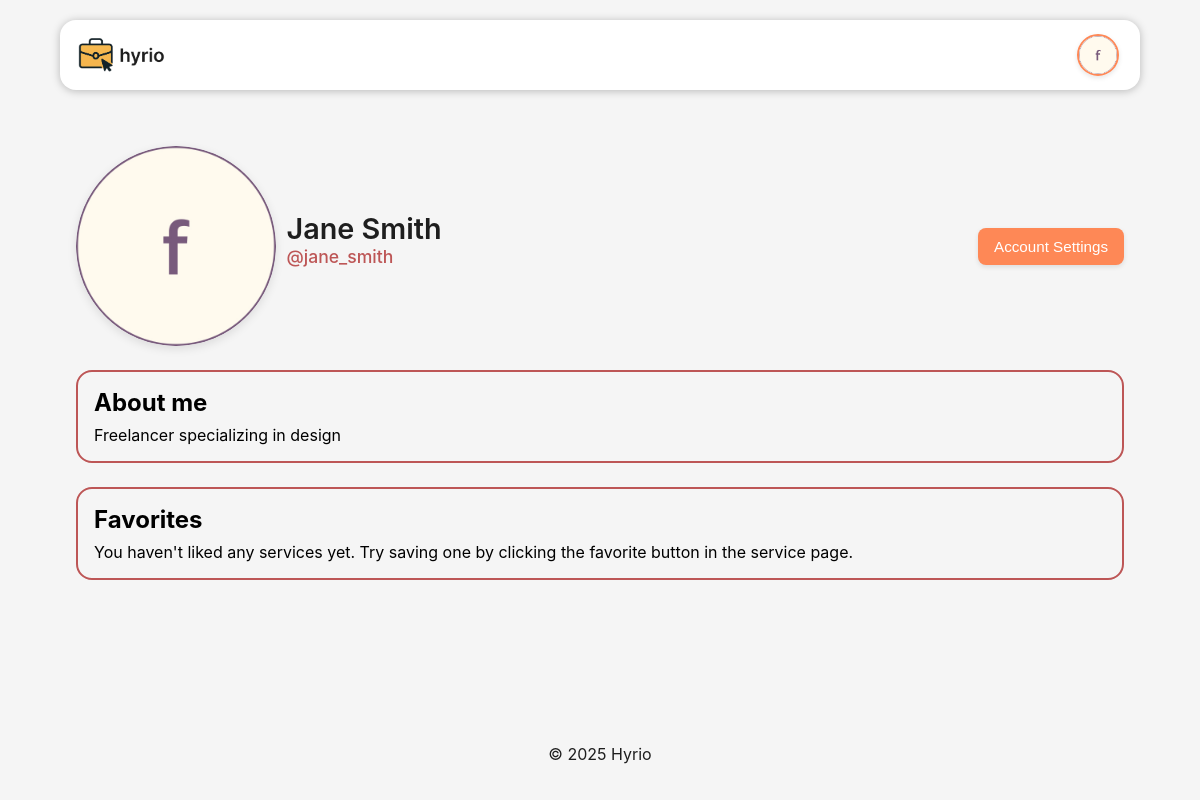
Screenshot of /pages/profile.php?username=jane_smith (signed in) with the database file from the repository.
### tables this page shows
CREATE TABLE users (
  id INTEGER PRIMARY KEY,
  name VARCHAR(255) NOT NULL,
  username VARCHAR(255) NOT NULL UNIQUE,
  password TEXT NOT NULL,  -- Use bcrypt for hashing
  email VARCHAR(255) NOT NULL UNIQUE,
  role VARCHAR(50) NOT NULL CHECK (role IN ('user', 'freelancer', 'admin')),
  profile_pic TEXT NOT NULL,
  bio TEXT
);

### includes/auth.php (called while the page is built, shortened)
<?php
class Auth
{
    private static ?Auth $instance = null;
    public static function getInstance(): Auth
    {
        if (self::$instance === null) {
            self::$instance = new Auth();
        }
        return self::$instance;
    }
    public function getUser()
    {
        return $_SESSION['user'] ?? null;
    }
}

### database/classes/user.php (called while the page is built, shortened)
<?php
class User
{
    private int $id;
    private string $name;
    private string $username;
    private string $profilePic;
    private string $bio;
    public function __construct(int $id, string $name, string $username, string $email, string $role, string $profilePic, string $bio)
    {
        $this->id = $id;
        $this->name = $name;
        $this->username = $username;
        $this->profilePic = $profilePic;
        $this->bio = $bio;
    }
    public static function getUserByUsername(string $username): ?User
    {
        try {
            $db = Database::getInstance();
            $stmt = $db->prepare('SELECT * FROM users WHERE username = ?');
            $stmt->execute([$username]);
            $user = $stmt->fetch();
            if ($user) {
                return new User($user['id'], $user['name'], $user['username'], $user['email'], $user['role'], $user['profile_pic'], $user['bio']);
            }
            return null;
        } catch (PDOException $e) {
            return null;
        }
    }
    public function getId(): int
    {
        return $this->id;
    }
    public function getName(): string
    {
        return $this->name;
    }
    public function getUsername(): string
    {
        return $this->username;
    }
    public function getProfilePic(): string
    {
        return '/' . $this->profilePic;
    }
    public function getBio(): string
    {
        return $this->bio;
    }
}

### pages/profile.php (the view, shortened to what this page needs)
<?php
require_once(__DIR__ . '/../includes/common.php');
require_once(__DIR__ . '/../database/classes/user.php');
require_once(__DIR__ . '/../components/button/button.php');
require_once(__DIR__ . '/../includes/auth.php');
$user = User::getUserByUsername((string)$_GET['username']);
$loggedInUser = Auth::getInstance()->getUser();
echo '<link rel="stylesheet" href="/css/profile.css">';
drawHeader();
if ($loggedInUser && $loggedInUser['id'] === $user->getId()) {
    require_once(__DIR__ . '/../overlays/account_settings.php');
}
?>
<main class="profile-container">
    <article class="profile">
        <header class="profile-header">
            <?php
            echo '<img src="' . htmlspecialchars($user->getProfilePic()) . '" alt="Profile Picture" class="profile-picture">';
            echo '<h1>' . htmlspecialchars($user->getName()) . '</h1>';
            echo '<p class="profile-username">@' . htmlspecialchars($user->getUsername()) . '</p>';
            if ($loggedInUser && $loggedInUser['id'] === $user->getId()) {
                echo '<div class="profile-actions">';
                echo '<span>Account Settings</span>';
                echo '</div>';
            }
            ?>
        </header>
        <section>
            <h2>About me</h2>
            <?php
            if ($user->getBio() === '') {
                echo '<p>This user has not set a bio yet.</p>';
            } else {
                echo '<p>' . htmlspecialchars($user->getBio()) . '</p>';
            }
            ?>
        </section>
        <?php
        if ($loggedInUser && $loggedInUser['id'] === $user->getId()) {
            echo '<section>';
            echo '<h2>Favorites</h2>';
            echo '<p>You haven\'t liked any services yet. Try saving one by clicking the favorite button in the service page.</p>';
            echo '</section>';
        }
        ?>
    </article>
</main>

### components/navbar/navbar.php (shortened to what this page needs)
<?php
class Navbar
{
  private static $cssIncluded = false;
  public static function includeCSS()
  {
    if (!self::$cssIncluded) {
      echo '<link rel="stylesheet" href="/components/navbar/css/navbar.css">';
      self::$cssIncluded = true;
    }
  }
  public static function render(?int $selectedCategoryId = null)
  {
    self::includeCSS();
    require_once(__DIR__ . '/../button/button.php');
    require_once(__DIR__ . '/../../includes/auth.php');
    ?>
    <header id="menu-header">
      <div class="nav-left">
        <a href="/">
          <img src="/assets/logo.png" alt="Logo">
        </a>
      </div>
      <div class="nav-right">
        <?php
        $user = Auth::getInstance()->getUser();
        if ($user) {
          $profilePic = isset($user['profile_pic']) ? $user['profile_pic'] : 'database/assets/userProfilePic.jpg';
          $profileDropdownId = 'profile_' . uniqid();
          echo '<div class="profile-dropdown">';
          echo '<label for="' . $profileDropdownId . '" class="profile-dropdown-btn">';
          echo '<div class="user-profile">';
          echo '<img src="/' . htmlspecialchars($profilePic) . '" alt="Profile Picture" class="profile-pic" title="' . htmlspecialchars($user['name']) . '">';
          echo '</div>';
          echo '</label>';
          echo '</div>';
        } else {
          Button::start(['variant' => 'primary', 'onClick' => "window.location.href='/pages/login.php'"]);
          echo '<span>Login</span>';
          Button::end();
        }
        ?>
      </div>
    </header>
    <?php
  }
}
?>

### css/style.css (style rules this page uses)
:root { --text: #1e1e1e; --background: whitesmoke; --primary: #fe8856; --secondary: #bd5656; --accent: #944c4c; --shadow: rgba(0, 0, 0, 0.25); background: var(--background); font-family: 'Inter', sans-serif; }
html, body { height: 100%; margin: 0; padding: 0; }
body { display: flex; flex-direction: column; min-height: 100vh; }
main { width: 90%; max-width: 1200px; margin: 20px auto; padding: 16px 16px; box-sizing: border-box; overflow-x: hidden; flex: 1 0 auto; transition: all 0.3s ease-in-out; }

### css/profile.css (style rules this page uses)
.profile-header { display: grid; grid-template-columns: auto 1fr auto; grid-template-rows: 1fr 1fr; column-gap: 1%; }
.profile-picture { width: 200px; border-radius: 50%; box-shadow: 0 3px 10px rgba(0, 0, 0, 0.1); transition: transform 0.3s ease; grid-column: 1; grid-row: 1 / span 2; }
.profile-header h1 { margin: 0; font-size: 1.8em; font-weight: 600; color: var(--text); grid-column: 2; grid-row: 1; align-self: flex-end; }
.profile-username { color: var(--secondary); font-size: 1.1em; margin: 0; font-weight: 500; grid-column: 2; grid-row: 2; }
.profile-actions { justify-content: center; grid-column: 3; grid-row: 1 / span 2; align-self: center; }
section { border: 2px solid var(--secondary); border-radius: 16px; margin: 24px 0; padding: 16px; }
section h2 { margin: 0 0 8px 0; }
section p { margin: 0; }

### components/navbar/css/navbar.css (style rules this page uses)
#menu-header { width: 90%; background-color: white; color: var(--text); padding: 16px 16px; margin: 20px auto; border-radius: 16px; display: flex; justify-content: space-between; align-items: center; box-shadow: 0 1px 8px 0 var(--shadow); transition: all 0.3s ease-in-out; overflow: visible; height: 70px; box-sizing: border-box; }
#menu-header .nav-left a { display: flex; height: 100%; align-items: center; }
#menu-header img { height: 100%; width: auto; }
.nav-left, .nav-right { display: flex; align-items: center; height: 100%; }
.nav-left { gap: 20px; flex-shrink: 0; }
.nav-right { gap: 15px; }
.user-profile { height: 100%; max-height: 40px; display: flex; align-items: center; margin-right: 5px; }
.profile-pic { width: 32px; height: 32px; border-radius: 50%; object-fit: cover; border: 2px solid var(--primary); box-shadow: 0 2px 5px rgba(0, 0, 0, 0.1); transition: transform 0.2s ease; }
.profile-dropdown { position: relative; display: inline-flex; align-items: center; height: 100%; }
.profile-dropdown-btn { display: flex; align-items: center; height: 100%; cursor: pointer; user-select: none; }

### rows the page displays
users: profile_pic (picture), name "Jane Smith", username "jane_smith", bio "Freelancer specializing in design"
